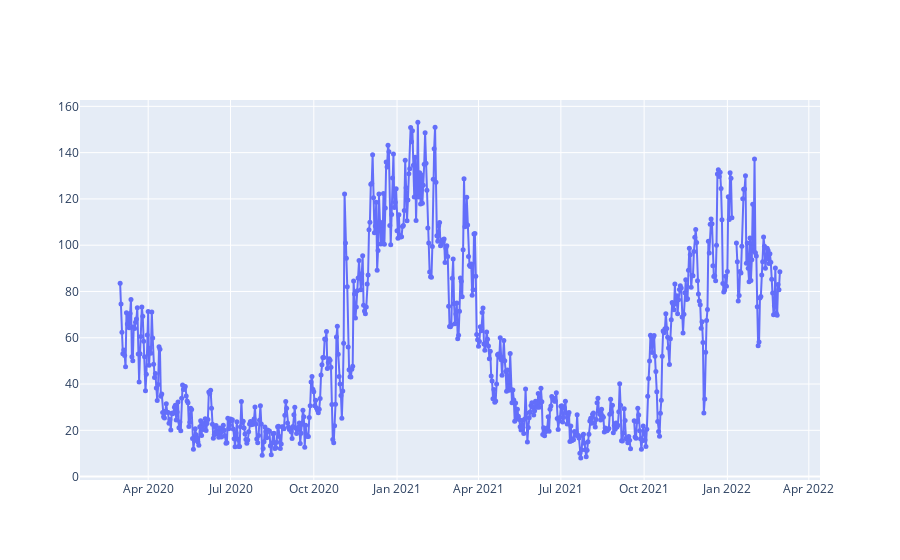

Notebook source saved alongside this figure:
### Code cell
from exploration import PLotlyTimeSeries

# PLotlyTimeSeries(pm_two_year.to_frame())
PLotlyTimeSeries(pm_two_year)

### Figure 1 — Plotly figure (JSON) as saved in the notebook; plotly's stock layout.template omitted (floating-point values rounded to 4 significant figures; data arrays with more than 128 entries replaced by an {"elided": "..."} marker saying what was removed)
{"data": [{"marker": {"line": {"width": 0}, "size": 5, "symbol": "circle"}, "mode": "markers+lines", "name": "Bangladesh", "type": "scatter", "x": {"elided": "730 str values"}, "y": {"elided": "730 float values"}}], "layout": {}}
